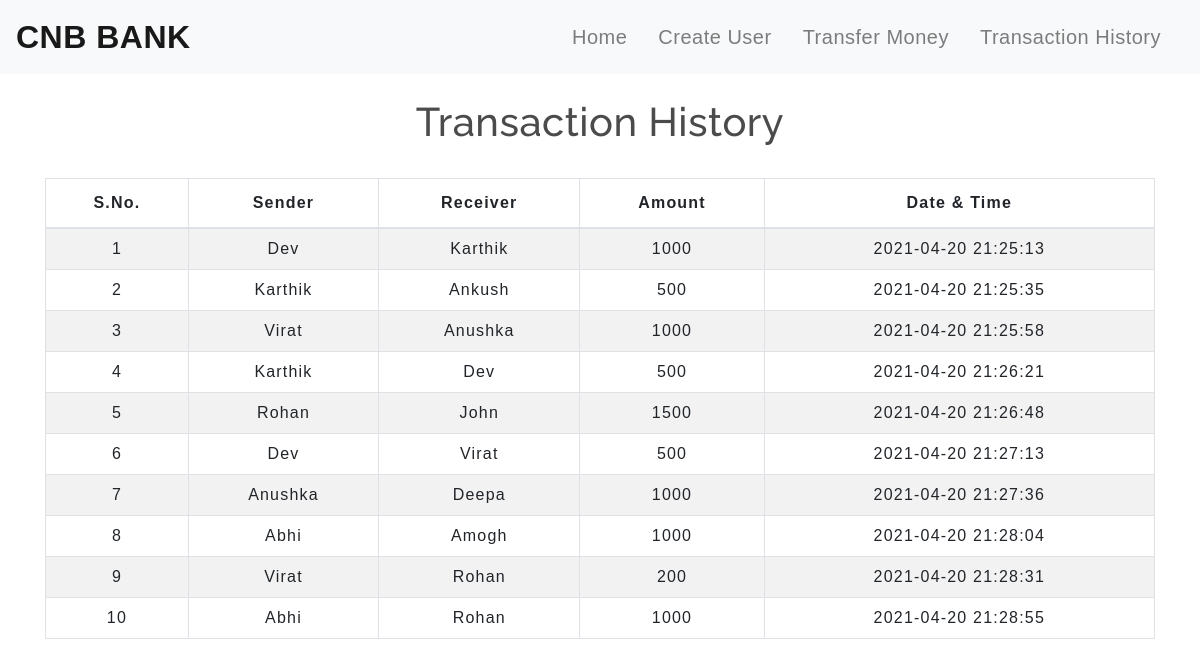
The page /transactionhistory.php on the database its author committed.
### tables this page shows
CREATE TABLE `transaction` (
  `sno` int(3) NOT NULL,
  `sender` text NOT NULL,
  `receiver` text NOT NULL,
  `balance` int(8) NOT NULL,
  `datetime` datetime NOT NULL DEFAULT current_timestamp()
);

### transactionhistory.php (the view, shortened to what this page needs)
<!DOCTYPE html>
<html lang="en">
<head>
    <link rel="stylesheet" href="https://stackpath.bootstrapcdn.com/bootstrap/4.5.2/css/bootstrap.min.css">
    <link rel="stylesheet" type="text/css" href="css/table.css">
    <link rel="stylesheet" type="text/css" href="css/navbar.css">
</head>
<body>
<?php
  include 'navbar.php';
?>
	<div class="container">
        <h2 class="text-center pt-4">Transaction History</h2>
       <br>
       <div class="table-responsive-sm">
    <table class="table table-hover table-striped table-condensed table-bordered">
        <thead>
            <tr>
                <th class="text-center">S.No.</th>
                <th class="text-center">Sender</th>
                <th class="text-center">Receiver</th>
                <th class="text-center">Amount</th>
                <th class="text-center">Date & Time</th>
            </tr>
        </thead>
        <tbody>
        <?php
            include 'config.php';
            $sql ="select * from transaction";
            $query =mysqli_query($conn, $sql);
            while($rows = mysqli_fetch_assoc($query))
            {
        ?>
            <tr>
            <td class="py-2"><?php echo $rows['sno']; ?></td>
            <td class="py-2"><?php echo $rows['sender']; ?></td>
            <td class="py-2"><?php echo $rows['receiver']; ?></td>
            <td class="py-2"><?php echo $rows['balance']; ?> </td>
            <td class="py-2"><?php echo $rows['datetime']; ?> </td>
        <?php
            }
        ?>
        </tbody>
    </table>
    </div>
</div>
</body>
</html>

### navbar.php (shortened to what this page needs)
<nav class="navbar navbar-expand-md navbar-light bg-light">
  <a class="navbar-brand" href="index.php">CNB BANK</a>
  <div class="collapse navbar-collapse" id="collapsibleNavbar">
        <ul class="navbar-nav ml-auto">
          <li class="nav-item">
            <a class="nav-link" href="index.php">Home</a>
          </li>
          <li class="nav-item">
            <a class="nav-link" href="createuser.php">Create User</a>
          </li>
          <li class="nav-item">
            <a class="nav-link" href="transfermoney.php">Transfer Money</a>
          </li>
          <li class="nav-item">
            <a class="nav-link" href="transactionhistory.php">Transaction History</a>
          </li>
        </ul>
  </div>
</nav>

### css/table.css (style rules this page uses)
* { padding: 0; margin: 0; box-sizing: border-box; font-family: sans-serif; }
h2 { font-size: 40px; }
table { letter-spacing: 1.2px; }
td { text-align: center; }

### css/navbar.css (style rules this page uses)
.nav-link { margin-right: 15px; font-size:20px; color:#2F363F; letter-spacing: 0.5px; transition: 0.5s; }
.navbar-brand { color: #4C4B4B; letter-spacing: 0.5px; font-weight: 600; font-size: xx-large; }
h2 { color: #4C4B4B; letter-spacing: 0.5px; font-family: raleway; }

### rows shown on the page
transaction: sno "1", sender "Dev", receiver "Karthik", balance "1000", datetime "2021-04-20 21:25:13"
transaction: sno "2", sender "Karthik", receiver "Ankush", balance "500", datetime "2021-04-20 21:25:35"
transaction: sno "3", sender "Virat", receiver "Anushka", balance "1000", datetime "2021-04-20 21:25:58"
transaction: sno "4", sender "Karthik", receiver "Dev", balance "500", datetime "2021-04-20 21:26:21"
transaction: sno "5", sender "Rohan", receiver "John", balance "1500", datetime "2021-04-20 21:26:48"
transaction: sno "6", sender "Dev", receiver "Virat", balance "500", datetime "2021-04-20 21:27:13"
transaction: sno "7", sender "Anushka", receiver "Deepa", balance "1000", datetime "2021-04-20 21:27:36"
transaction: sno "8", sender "Abhi", receiver "Amogh", balance "1000", datetime "2021-04-20 21:28:04"
transaction: sno "9", sender "Virat", receiver "Rohan", balance "200", datetime "2021-04-20 21:28:31"
transaction: sno "10", sender "Abhi", receiver "Rohan", balance "1000", datetime "2021-04-20 21:28:55"
